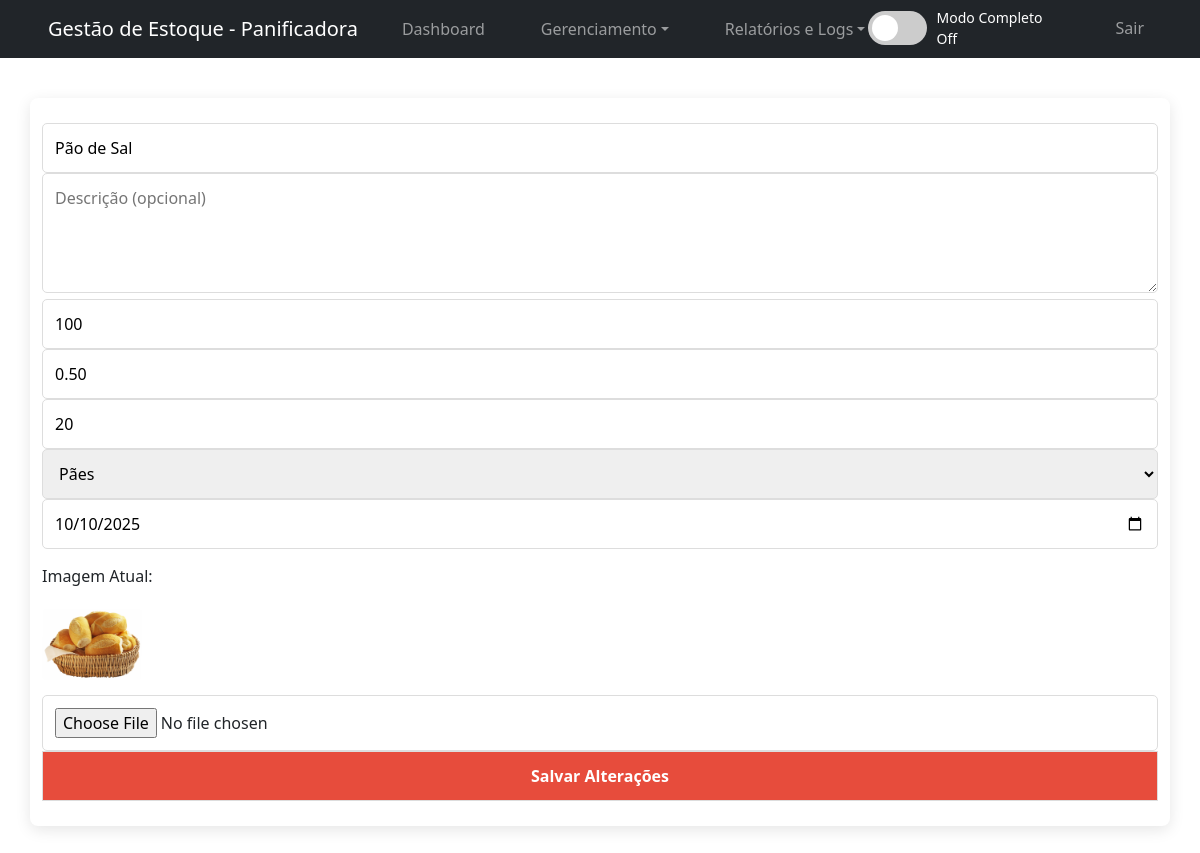
/editar_produto.php?id=25 (signed in), run on the app's committed database.
### tables this page shows
CREATE TABLE `produtos` (
  `id` int(11) NOT NULL AUTO_INCREMENT,
  `nome_produto` varchar(100) NOT NULL,
  `descricao` text DEFAULT NULL,
  `quantidade` int(10) unsigned NOT NULL DEFAULT 0,
  `preco` decimal(10,2) NOT NULL,
  `imagem` varchar(255) DEFAULT NULL COMMENT 'Nome do arquivo da imagem',
  `estoque_minimo` int(10) unsigned NOT NULL DEFAULT 0,
  `categoria_id` int(11) DEFAULT NULL,
  `data_validade` date DEFAULT NULL,
  `fornecedor_id` int(11) DEFAULT NULL,
  PRIMARY KEY (`id`),
  KEY `fk_categoria` (`categoria_id`),
  KEY `fornecedor_id` (`fornecedor_id`),
  CONSTRAINT `fk_categoria` FOREIGN KEY (`categoria_id`) REFERENCES `categorias` (`id`),
  CONSTRAINT `produtos_ibfk_1` FOREIGN KEY (`fornecedor_id`) REFERENCES `fornecedores` (`id`) ON DELETE SET NULL
);

CREATE TABLE `categorias` (
  `id` int(11) NOT NULL AUTO_INCREMENT,
  `nome` varchar(50) NOT NULL,
  PRIMARY KEY (`id`)
);

### editar_produto.php (the view, shortened to what this page needs)
<?php
require_once 'conexao.php';
$id = intval($_GET['id']);
$stmt = $conexao->prepare("SELECT * FROM produtos WHERE id = ?");
$stmt->bind_param("i", $id);
$stmt->execute();
$produto = $stmt->get_result()->fetch_assoc();
$sql_categorias = "SELECT id, nome FROM categorias";
$resultado_categorias = $conexao->query($sql_categorias);
$categorias = [];
while ($row = $resultado_categorias->fetch_assoc()) {
    $categorias[] = $row;
}
?>
<!DOCTYPE html>
<html lang="pt-BR">
<head>
    <link rel="stylesheet" href="style.css">
    <link href="https://cdn.jsdelivr.net/npm/bootstrap@5.3.3/dist/css/bootstrap.min.css" rel="stylesheet">
</head>
<body>
<?php include 'navbar.php'; ?>
    <div class="container">
        <form action="editar_produto.php?id=<?php echo $id; ?>" method="post" enctype="multipart/form-data">
            <input type="text" name="nome_produto" value="<?php echo htmlspecialchars($produto['nome_produto']); ?>" placeholder="Nome do Produto" required>
            <textarea name="descricao" placeholder="Descrição (opcional)"><?php echo htmlspecialchars($produto['descricao']); ?></textarea>
            <input type="number" name="quantidade" value="<?php echo $produto['quantidade']; ?>" placeholder="Quantidade" required min="0">
            <input type="number" name="preco" value="<?php echo $produto['preco']; ?>" placeholder="Preço (ex: 9.99)" step="0.01" required min="0">
            <input type="number" name="estoque_minimo" value="<?php echo htmlspecialchars($produto['estoque_minimo'] ?? 0); ?>" placeholder="Estoque Mínimo" required min="0">
            <select name="categoria_id" required>
                <?php foreach ($categorias as $categoria): ?>
                    <option value="<?php echo $categoria['id']; ?>" <?php echo $produto['categoria_id'] == $categoria['id'] ? 'selected' : ''; ?>>
                        <?php echo htmlspecialchars($categoria['nome']); ?>
                    </option>
                <?php endforeach; ?>
            </select>
            <input type="date" name="data_validade" value="<?php echo $produto['data_validade'] ? htmlspecialchars($produto['data_validade']) : ''; ?>" placeholder="Data de Validade (opcional)">
            <div class="imagem-atual">
                <?php if ($produto['imagem']): ?>
                    <p>Imagem Atual:</p>
                    <img src="imagens/<?php echo htmlspecialchars($produto['imagem']); ?>" alt="Imagem Atual" class="produto-imagem">
                <?php else: ?>
                    <p>Sem imagem atual.</p>
                <?php endif; ?>
            </div>
            <input type="file" name="imagem" accept=".jpg,.jpeg,.png" placeholder="Nova Imagem (opcional)">
            <button type="submit">Salvar Alterações</button>
        </form>
    </div>
</body>
</html>

### style.css (style rules this page uses)
* { margin: 0; padding: 0; box-sizing: border-box; }
body { font-family: 'Segoe UI', Arial, sans-serif; background-color: #f5f6fa; color: #333; line-height: 1.6; }
.container { width: 70%; max-width: 900px; margin: 40px auto; background-color: white; padding: 25px; box-shadow: 0 4px 15px rgba(0,0,0,0.1); border-radius: 8px; }
input, select, textarea, button { width: 100%; padding: 12px; margin: 10px 0; border-radius: 5px; border: 1px solid #ddd; font-size: 15px; transition: border-color 0.3s ease; }
textarea { resize: vertical; min-height: 120px; }
button { background-color: #e74c3c; color: white; cursor: pointer; font-weight: bold; transition: background-color 0.3s ease, transform 0.2s ease; }
.produto-imagem { max-width: 60px; border-radius: 5px; }
.imagem-atual { margin: 15px 0; }
.imagem-atual img { max-width: 100px; border-radius: 5px; margin-top: 5px; }

### data on the page
produtos: nome_produto "Pão de Sal", quantidade "100", preco "0.50", estoque_minimo "20", categoria_id "Pães", data_validade "10/10/2025", imagem (picture)

### other printed values
$title "Gestão de Estoque - Panificadora"
